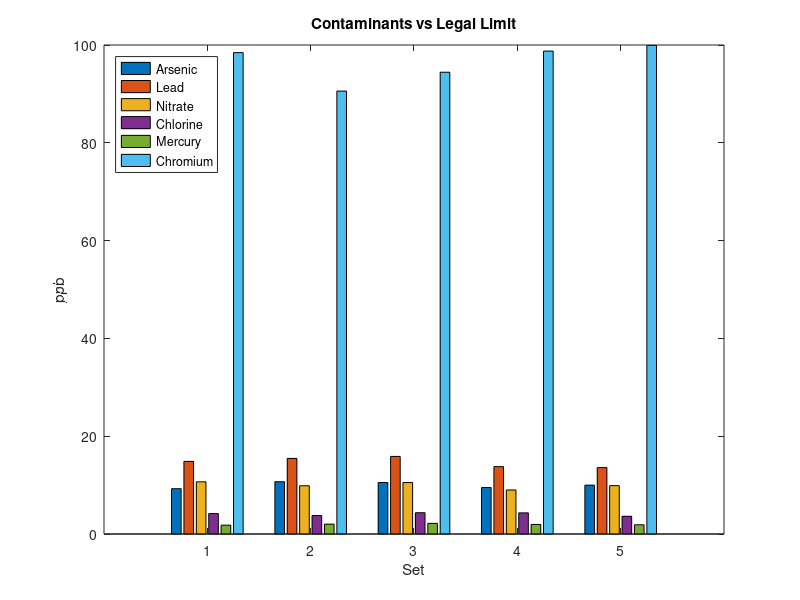

The MATLAB source for this figure: (Note: this script raises an error after producing the figure.)
% contaminant level checker

contaminants = {'Arsenic', 'Lead', 'Nitrate', 'Chlorine', 'Mercury', 'Chromium'};
legal_limit = [10, 15, 10, 4, 2, 100];         
ewg_limit = [0.004, 0.2, 0.14, 0.1, 0.05, 0.02];

user_data = zeros(1,6);

for i = 1:6
    user_data(i) = input(['Enter level for ', contaminants{i}, ' (ppb): ']);
end

for i = 1:6
    disp(['--- ', contaminants{i}, ' ---']);
    
    if user_data(i) > legal_limit(i)
        disp(['Above legal limit: ', num2str(legal_limit(i)), ' ppb']);
    else
        disp('Within legal limit');
    end
    
    if user_data(i) > ewg_limit(i)
        disp(['Above EWG limit: ', num2str(ewg_limit(i)), ' ppb']);
    else
        disp('Within EWG recommendation');
    end
end

% generate 5 fake data sets
rng(1);
data = zeros(6,5);
for i = 1:6
    data(i,:) = legal_limit(i) * (0.9 + 0.2 * rand(1,5));
end

% graph comparing to legal limit
figure;
bar(data');
title('Contaminants vs Legal Limit');
xlabel('Set');
ylabel('ppb');
legend(contaminants, 'Location', 'northwest');
hold on;
yline(legal_limit, '--r');
hold off;

% graph comparing to EWG standard
figure;
bar(data');
title('Contaminants vs EWG Standard');
xlabel('Set');
ylabel('ppb');
legend(contaminants, 'Location', 'northwest');
hold on;
yline(ewg_limit, '--g');
hold off;
